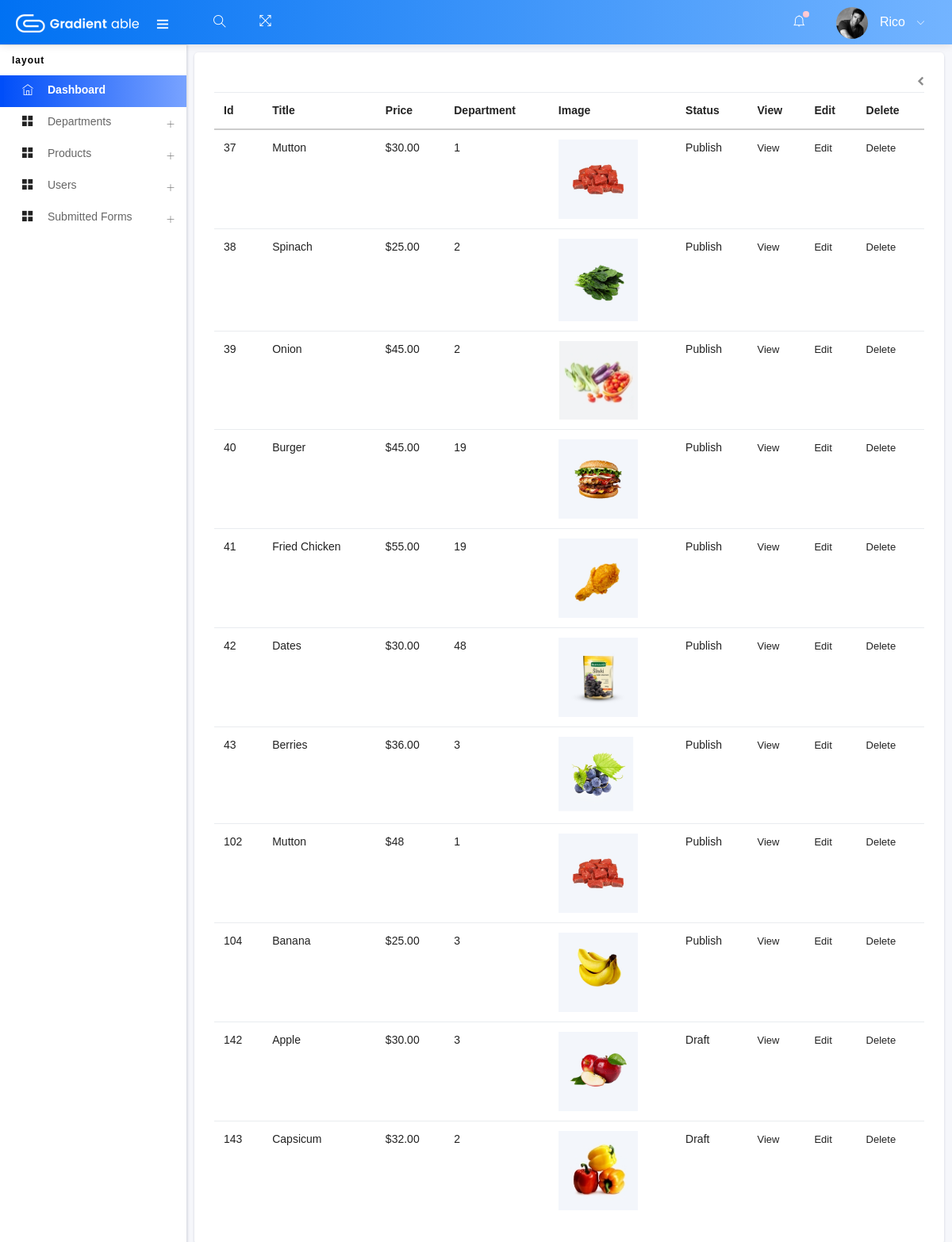
The page /admin/view_all_products.php (signed in) on the database as committed earlier.
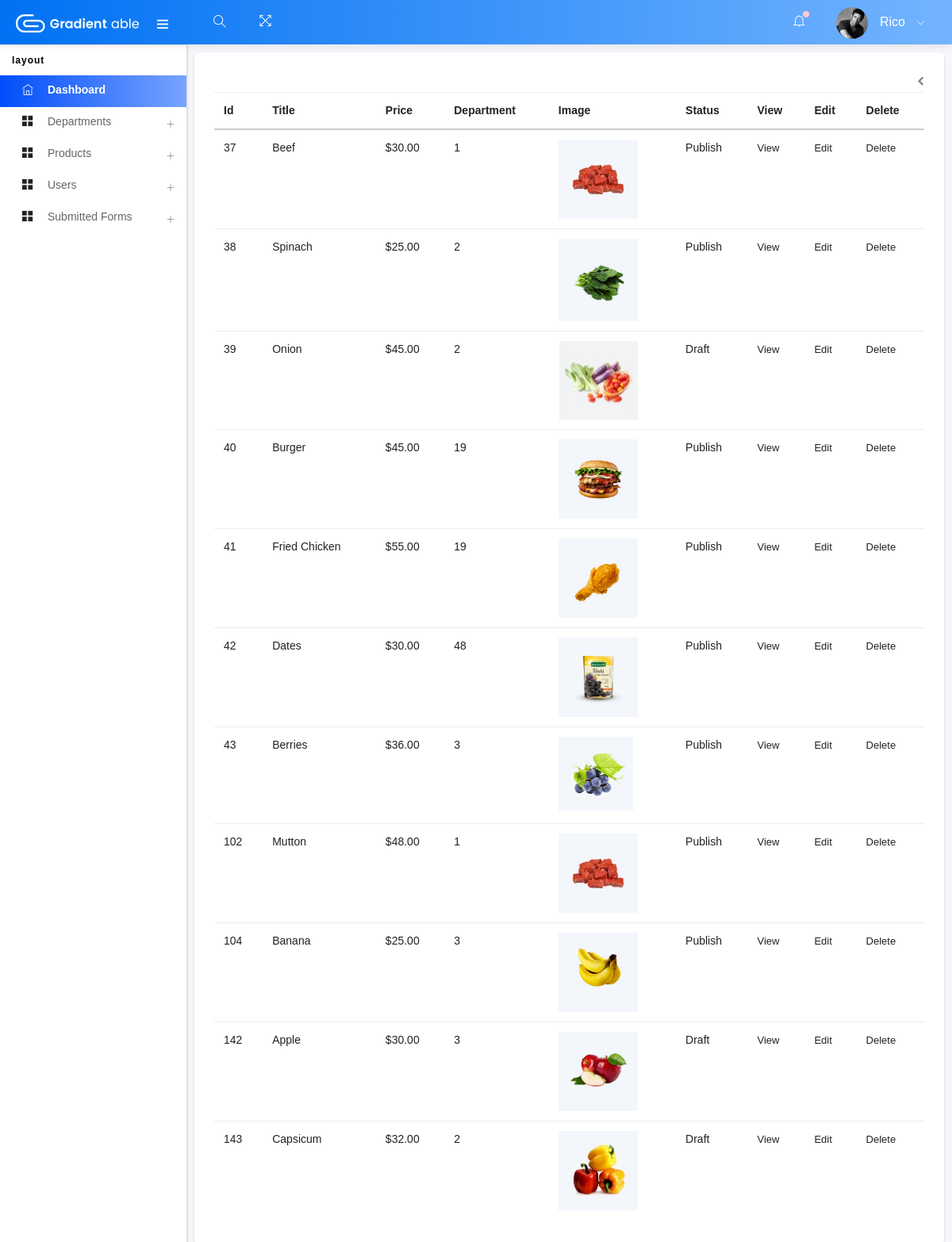
The same page on the database as committed later.
### tables this page shows
CREATE TABLE `products` (
  `id` int(11) NOT NULL,
  `title` varchar(255) NOT NULL,
  `img` varchar(255) NOT NULL,
  `price` varchar(255) NOT NULL,
  `description` varchar(225) NOT NULL,
  `info` varchar(255) NOT NULL,
  `dep_id` varchar(255) NOT NULL,
  `status` varchar(255) NOT NULL,
  `rate` varchar(255) NOT NULL,
  `review` varchar(255) NOT NULL
);

### admin/view_all_products.php (the view, shortened to what this page needs)
<?php include 'includes/header.php' ?>
 <?php include 'includes/nav.php' ?>
<div class="pcoded-content">
                        <div class="pcoded-inner-content">
            <div class="page-body">
                <div class="row">
                    <div class="col-sm-12">
                             <div class="card">
                <div class="card-header">
                    <div class="card-header-right">
                        <ul class="list-unstyled card-option">
                            <li><i class="fa fa-chevron-left"></i></li>
                        </ul>
                    </div>
                </div>
                <div class="card-block table-border-style">
                    <div class="table-responsive">
                        <table class="table table-hover">
                            <thead>
                                <tr>
                                    <th>Id</th>
                                    <th>Title</th>
                                    <th>Price</th>
                                    <th>Department</th>
                                    <th>Image</th>
                                    <th>Status</th>
                                    <th>View</th>                                                     <th>Edit</th>
                                    <th>Delete</th>
                                </tr>
                            </thead>
                            <tbody>
<?php
    $query = "SELECT * FROM products" ;
    $select_query = mysqli_query($connection,$query);
    while($row = mysqli_fetch_assoc($select_query)) {
        $id             = $row['id'];
        $title          = $row['title'];
        $price          = $row['price'];
        $dep_id         = $row['dep_id'];
        $img            = $row['img'];
        $status         = $row['status'];
    printf('   <tr>
                <td>%s</td>
                <td>%s</td>
                <td>%s</td>
                <td>%s</td>
                <td><img width="100" src="../img/%s" /></td>
                <td>%s</td>
                <td><a href="/orani-php-ecommerce-iqra/product_details.php?id=%s&dep_id=%s">View</a></td>
                <td><a href="edit_product.php?edit=%s&dep_id=%s&status=%s">Edit</a></td>
                <td><a href="view_all_products.php?delete=%s">Delete</a></td>
                </tr>',
        $id,
        $title,
        $price,
        $dep_id,
        $img,
        $status,
        $id,
        $dep_id,
        $id,
        $dep_id,
        $status,
        $id
          );
    }
?>
                                                    </tbody>
                                                </table>
                                            </div>
                                        </div>
                                    </div>
<?php include "includes/footer.php" ?>

### admin/includes/header.php (shortened to what this page needs)
<!DOCTYPE html>
<html lang="en">
<head>
      <link rel="stylesheet" type="text/css" href="assets/css/bootstrap/css/bootstrap.min.css">
      <link rel="stylesheet" type="text/css" href="assets/icon/themify-icons/themify-icons.css">
	  <link rel="stylesheet" type="text/css" href="assets/icon/font-awesome/css/font-awesome.min.css">
      <link rel="stylesheet" type="text/css" href="assets/icon/icofont/css/icofont.css">
      <link rel="stylesheet" type="text/css" href="assets/css/style.css">
      <link rel="stylesheet" type="text/css" href="assets/css/jquery.mCustomScrollbar.css">
  </head>
  <body>
    <div id="pcoded" class="pcoded">
        <div class="pcoded-container navbar-wrapper">

### admin/includes/nav.php (shortened to what this page needs)
<nav class="navbar header-navbar pcoded-header">
   <div class="navbar-wrapper">
       <div class="navbar-logo">
           <a class="mobile-menu" id="mobile-collapse" href="#!">
               <i class="ti-menu"></i>
           </a>
           <a href="index.php">
               <img class="img-fluid" src="assets/images/logo.png" alt="Theme-Logo" />
           </a>
       </div>
       <div class="navbar-container container-fluid">
           <ul class="nav-left">
               <li class="header-search">
                   <div class="main-search morphsearch-search">
                       <div class="input-group">
                           <input type="text" class="form-control">
                           <span class="input-group-addon search-btn"><i class="ti-search"></i></span>
                       </div>
                   </div>
               </li>
               <li>
                   <a href="#!" onclick="javascript:toggleFullScreen()">
                       <i class="ti-fullscreen"></i>
                   </a>
               </li>
           </ul>
           <ul class="nav-right">
               <li class="header-notification">
                   <a href="#!">
                       <i class="ti-bell"></i>
                       <span class="badge bg-c-pink"></span>
                   </a>
               </li>
               <li class="user-profile header-notification">
                   <a href="#">
                       <img src="assets/images/avatar-4.jpg" class="img-radius" alt="User-Profile-Image">
                       <span><?php echo $_SESSION['username'] ?></span>
                       <i class="ti-angle-down"></i>
                   </a>
</li>
</ul>
</div>
</div>
</nav>
<div class="pcoded-main-container">
<div class="pcoded-wrapper">
<nav class="pcoded-navbar">
<div class="pcoded-inner-navbar main-menu">
<div class="pcoded-navigatio-lavel" data-i18n="nav.category.navigation">Layout</div>
<ul class="pcoded-item pcoded-left-item">
<li class="active">
<a href="index.php">
<span class="pcoded-micon"><i class="ti-home"></i><b>D</b></span>
<span class="pcoded-mtext" data-i18n="nav.dash.main">Dashboard</span>
</a>
</li>
 <li class="pcoded-hasmenu">
<a href="javascript:void(0)">
<span class="pcoded-micon"><i class="ti-layout-grid2-alt"></i></span>
<span class="pcoded-mtext"  data-i18n="nav.basic-components.main">Departments</span>
</a>
    </li>
<li class="pcoded-hasmenu">
<a href="javascript:void(0)">
<span class="pcoded-micon"><i class="ti-layout-grid2-alt"></i></span>
<span class="pcoded-mtext"  data-i18n="nav.basic-components.main">Products</span>
</a>
    </li>
<li class="pcoded-hasmenu">
<a href="javascript:void(0)">
<span class="pcoded-micon"><i class="ti-layout-grid2-alt"></i></span>
<span class="pcoded-mtext"  data-i18n="nav.basic-components.main">Users</span>
</a>
<li class="pcoded-hasmenu">
<a href="javascript:void(0)">
<span class="pcoded-micon"><i class="ti-layout-grid2-alt"></i></span>
<span class="pcoded-mtext"  data-i18n="nav.basic-components.main">Submitted Forms</span>
</a>
    </li>
</ul>
</div>
</nav>

### admin/includes/footer.php (shortened to what this page needs)
</body>
</html>

Rows that differ between the two databases and show on the page:
changed products id 37: title "Mutton" → "Beef"
changed products "Onion": status "Publish" → "Draft"
changed products "Mutton": price "$48" → "$48.00"
